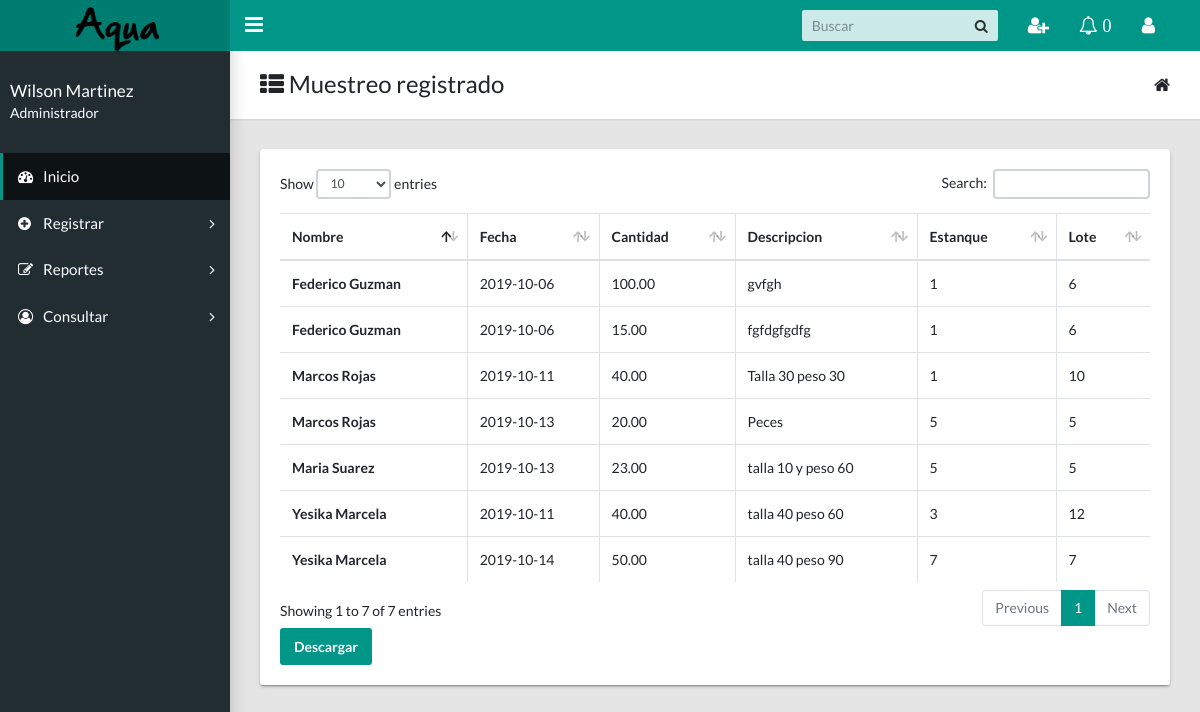
The page /docs/administrador/consulta_muestreo.php (signed in) on the database its author committed.
### tables this page shows
CREATE TABLE `actividad` (
  `id_actividad` int(11) NOT NULL,
  `foto` varchar(45) DEFAULT NULL,
  `cantidad` decimal(10,2) DEFAULT NULL,
  `descripcion` varchar(80) DEFAULT NULL,
  `fecha` varchar(20) DEFAULT NULL,
  `fk_estanque` int(25) DEFAULT NULL,
  `fk_persona` int(25) DEFAULT NULL,
  `fk_tipo_actividad` int(25) DEFAULT NULL,
  `lote` int(11) DEFAULT NULL,
  `estado` varchar(20) DEFAULT NULL,
  `notificacion` varchar(45) DEFAULT NULL
);

CREATE TABLE `persona` (
  `id_persona` int(11) NOT NULL,
  `nombre` varchar(50) DEFAULT NULL,
  `telefono` varchar(15) DEFAULT NULL,
  `fk_rol` int(20) DEFAULT NULL,
  `login` varchar(30) DEFAULT NULL,
  `estado_pers` tinyint(1) DEFAULT NULL,
  `pasword` varchar(20) DEFAULT NULL
);

### docs/administrador/consulta_muestreo.php (the view, shortened to what this page needs)
<!DOCTYPE html>
<html lang="en">
<head>
    <link href="../css/main.css" rel="stylesheet" type="text/css">
    <link href="https://maxcdn.bootstrapcdn.com/font-awesome/4.7.0/css/font-awesome.min.css" rel="stylesheet" type="text/css">
    <?php
    include 'php/conect.php';
    ?>
</head>
<body class="app sidebar-mini rtl">
        <header class="app-header">
        <a class="app-header__logo" href="principal.php">
          <img src="../img/logo2.png" width="90">
      </a>
      <a aria-label="Hide Sidebar" class="app-sidebar__toggle" data-toggle="sidebar" href="#">
      </a>
      <ul class="app-nav">
        <li class="app-search">
            <input class="app-search__input" placeholder="Buscar" type="search">
            <button class="app-search__button">
                <i class="fa fa-search">
                </i>
            </button>
        </li>
        <li class="dropdown">
            <a aria-label="Show notifications" class="app-nav__item" data-toggle="dropdown" href="#">
                <i class="fa fa-user-plus fa-lg">
                </i>
            </a>
          </li>
      </ul>
  <li class="dropdown">
    <a aria-label="Show notifications" class="app-nav__item" data-toggle="dropdown" href="#">
        <i class="fa fa-bell-o fa-lg">
  <?php
            try{
                $nu=0;
                $sql="SELECT * FROM actividad";
                $resul=$base->prepare($sql);
                $resul->execute(array());
                $fila=$resul->rowCount();
                ?>
                <span>  <?php
                if($fila>0){
                 echo "$nu" ?>  </span>
                 <?php
             }
         }
         catch(Exception $e){
            die('Error: '.$e->getMessage());
        }
        ?>
    </i>
</a>
</li>
<li class="dropdown">
    <a aria-label="Open Profile Menu" class="app-nav__item" data-toggle="dropdown" href="#">
        <i class="fa fa-user fa-lg">
        </i>
    </a>
          <?php
          if(isset($_SESSION['usuario']))
          {
              ?>
</li>
</header>
<aside class="app-sidebar">
    <div class="app-sidebar__user">
        <div>
            <p class="app-sidebar__user-name">
                <?php echo ' '.$_SESSION['nombre']. ' ' ; ?>
            </p>
            <p class="app-sidebar__user-designation">
                <?php echo ' '.$_SESSION['nombre_rol']. ' ' ; ?>
            </p>
            <?php
        }
        else{
          ?>
          <script language='javascript'>window.location="salir.php"</script>
          <?php
      }
      ?>
  </div>
</div>
<ul class="app-menu">
 <li><a class="app-menu__item active" href="principal.php"><i class="app-menu__icon fa fa-dashboard"></i><span class="app-menu__label">Inicio</span></a></li>
 <li class="treeview">
    <a class="app-menu__item" data-toggle="treeview" href="#">
        <i class="app-menu__icon fa fa-plus-circle">
        </i>
        <span class="app-menu__label">
            Registrar
        </span>
        <i class="treeview-indicator fa fa-angle-right">
        </i>
    </a>
</li>
<li class="treeview">
    <a class="app-menu__item" data-toggle="treeview" href="#">
        <i class="app-menu__icon fa fa-edit">
        </i>
        <span class="app-menu__label">
            Reportes
        </span>
        <i class="treeview-indicator fa fa-angle-right">
        </i>
    </a>
</li>
<li class="treeview">
    <a class="app-menu__item" data-toggle="treeview" href="#">
        <i class="app-menu__icon fa fa-user-circle-o">
        </i>
        <span class="app-menu__label">
            Consultar
        </span>
        <i class="treeview-indicator fa fa-angle-right">
        </i>
    </a>
</li>
</ul>
</aside>
<main class="app-content">
  <div class="app-title">
    <div>
      <h1><i class="fa fa-th-list"></i> Muestreo registrado</h1>
  </div>
  <ul class="app-breadcrumb breadcrumb side">
      <li class="breadcrumb-item"><i class="fa fa-home fa-lg"></i></li>
  </ul>
</div>
<div  class="row d-flex justify-content-center" >
                <div class="col-lg-12 table table-responsive " >
                  <div class="tile">
                    <div class="tile-body">
                      <table class="table table-hover table-bordered " id="sampleTable" >
            <thead>
              <tr>
                <th>Nombre</th>
                <th>Fecha</th>
                <th>Cantidad</th>
                <th>Descripcion</th>
                <th>Estanque</th>
                <th>Lote</th>
            </tr>
        </thead>
        <tbody>
          <?php
          try{
            $sql="SELECT  * FROM  actividad INNER JOIN persona ON (fk_persona=id_persona) WHERE fk_tipo_actividad=1";
            $resul=$base->prepare($sql);
            $resul->execute(array());
            while($consulta=$resul->fetch(PDO::FETCH_ASSOC)){
              ?>
              <tr>
                <th><?php echo$consulta['nombre'];?></th>
                <td><?php echo$consulta['fecha'];?></td>
                <td><?php echo$consulta['cantidad'];?></td>
                <td><?php echo$consulta['descripcion'];?></td>
                <td><?php echo$consulta['fk_estanque'];?></td>
                <td><?php echo$consulta['lote'];?></td>
            </tr>
            <?php
        }
    }
    catch(Exception $e){
     die('Error:' .$e->getMessage());
 }
 ?>
</tbody>
</table>
<td>
    <a href="../reportes/muestreo.php" class="btn btn-primary"> Descargar </a>
</td>
</div>
</div>
</div>
</div>
</main>
</body>
</html>

### rows shown on the page
actividad: fk_persona.nombre "Federico Guzman", fecha "2019-10-06", cantidad "100.00", descripcion "gvfgh", fk_estanque "1", lote "6"
actividad: fk_persona.nombre "Federico Guzman", fecha "2019-10-06", cantidad "15.00", descripcion "fgfdgfgdfg", fk_estanque "1", lote "6"
actividad: fk_persona.nombre "Marcos Rojas", fecha "2019-10-11", cantidad "40.00", descripcion "Talla 30 peso 30", fk_estanque "1", lote "10"
actividad: fk_persona.nombre "Yesika Marcela", fecha "2019-10-11", cantidad "40.00", descripcion "talla 40 peso 60", fk_estanque "3", lote "12"
actividad: fk_persona.nombre "Marcos Rojas", fecha "2019-10-13", cantidad "20.00", descripcion "Peces", fk_estanque "5", lote "5"
actividad: fk_persona.nombre "Maria Suarez", fecha "2019-10-13", cantidad "23.00", descripcion "talla 10 y peso 60", fk_estanque "5", lote "5"
actividad: fk_persona.nombre "Yesika Marcela", fecha "2019-10-14", cantidad "50.00", descripcion "talla 40 peso 90", fk_estanque "7", lote "7"

### other values the page prints
$nu "0"
$_SESSION['nombre'] "Wilson Martinez"
$_SESSION['nombre_rol'] "Administrador"
